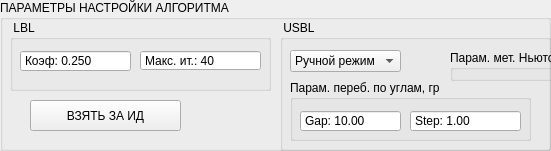
    <widget class="QGroupBox" name="groupBox_10">
     <property name="geometry">
      <rect>
       <x>10</x>
       <y>430</y>
       <width>551</width>
       <height>151</height>
      </rect>
     </property>
     <property name="title">
      <string>ПАРАМЕТРЫ НАСТРОЙКИ АЛГОРИТМА</string>
     </property>
     <widget class="QGroupBox" name="groupBox_4">
      <property name="geometry">
       <rect>
        <x>10</x>
        <y>20</y>
        <width>261</width>
        <height>71</height>
       </rect>
      </property>
      <property name="title">
       <string> LBL</string>
      </property>
      <widget class="QDoubleSpinBox" name="doubleSpinBox_18">
       <property name="geometry">
        <rect>
         <x>10</x>
         <y>30</y>
         <width>111</width>
         <height>22</height>
        </rect>
       </property>
       <property name="buttonSymbols">
        <enum>QAbstractSpinBox::NoButtons</enum>
       </property>
       <property name="prefix">
        <string>Коэф: </string>
       </property>
       <property name="suffix">
        <string/>
       </property>
       <property name="decimals">
        <number>3</number>
       </property>
       <property name="maximum">
        <double>2.000000000000000</double>
       </property>
       <property name="singleStep">
        <double>0.001000000000000</double>
       </property>
       <property name="value">
        <double>0.250000000000000</double>
       </property>
      </widget>
      <widget class="QDoubleSpinBox" name="doubleSpinBox_32">
       <property name="geometry">
        <rect>
         <x>130</x>
         <y>30</y>
         <width>121</width>
         <height>21</height>
        </rect>
       </property>
       <property name="buttonSymbols">
        <enum>QAbstractSpinBox::NoButtons</enum>
       </property>
       <property name="prefix">
        <string>Макс. ит.: </string>
       </property>
       <property name="suffix">
        <string/>
       </property>
       <property name="decimals">
        <number>0</number>
       </property>
       <property name="minimum">
        <double>0.000000000000000</double>
       </property>
       <property name="maximum">
        <double>200.000000000000000</double>
       </property>
       <property name="singleStep">
        <double>1.000000000000000</double>
       </property>
       <property name="value">
        <double>40.000000000000000</double>
       </property>
      </widget>
     </widget>
     <widget class="QGroupBox" name="groupBox_tuneUSBL">
      <property name="geometry">
       <rect>
        <x>280</x>
        <y>20</y>
        <width>271</width>
        <height>131</height>
       </rect>
      </property>
      <property name="title">
       <string> USBL</string>
      </property>
      <widget class="QComboBox" name="comboBox_9">
       <property name="geometry">
        <rect>
         <x>10</x>
         <y>30</y>
         <width>145</width>
         <height>27</height>
        </rect>
       </property>
       <property name="toolTipDuration">
        <number>-1</number>
       </property>
       <property name="currentText">
        <string>Ручной режим</string>
       </property>
       <property name="currentIndex">
        <number>0</number>
       </property>
       <property name="sizeAdjustPolicy">
        <enum>QComboBox::AdjustToContents</enum>
       </property>
       <property name="modelColumn">
        <number>0</number>
       </property>
       <item>
        <property name="text">
         <string>Ручной режим</string>
        </property>
       </item>
       <item>
        <property name="text">
         <string>Ньютон</string>
        </property>
       </item>
      </widget>
      <widget class="QGroupBox" name="groupBox_7">
       <property name="geometry">
        <rect>
         <x>10</x>
         <y>60</y>
         <width>241</width>
         <height>61</height>
        </rect>
       </property>
       <property name="title">
        <string>Парам. переб. по углам, гр</string>
       </property>
       <widget class="QDoubleSpinBox" name="doubleSpinBox_19">
        <property name="geometry">
         <rect>
          <x>120</x>
          <y>30</y>
          <width>111</width>
          <height>22</height>
         </rect>
        </property>
        <property name="buttonSymbols">
         <enum>QAbstractSpinBox::NoButtons</enum>
        </property>
        <property name="prefix">
         <string>Step: </string>
        </property>
        <property name="suffix">
         <string/>
        </property>
        <property name="decimals">
         <number>2</number>
        </property>
        <property name="maximum">
         <double>100.000000000000000</double>
        </property>
        <property name="singleStep">
         <double>1.000000000000000</double>
        </property>
        <property name="stepType">
         <enum>QAbstractSpinBox::AdaptiveDecimalStepType</enum>
        </property>
        <property name="value">
         <double>1.000000000000000</double>
        </property>
       </widget>
       <widget class="QDoubleSpinBox" name="doubleSpinBox_20">
        <property name="geometry">
         <rect>
          <x>10</x>
          <y>30</y>
          <width>101</width>
          <height>22</height>
         </rect>
        </property>
        <property name="buttonSymbols">
         <enum>QAbstractSpinBox::NoButtons</enum>
        </property>
        <property name="prefix">
         <string>Gap: </string>
        </property>
        <property name="suffix">
         <string/>
        </property>
        <property name="decimals">
         <number>2</number>
        </property>
        <property name="maximum">
         <double>1000.000000000000000</double>
        </property>
        <property name="singleStep">
         <double>1.000000000000000</double>
        </property>
        <property name="value">
         <double>10.000000000000000</double>
        </property>
       </widget>
      </widget>
      <widget class="QGroupBox" name="groupBox_9">
       <property name="geometry">
        <rect>
         <x>170</x>
         <y>30</y>
         <width>191</width>
         <height>31</height>
        </rect>
       </property>
       <property name="title">
        <string>Парам. мет. Ньютона</string>
       </property>
       <widget class="QDoubleSpinBox" name="doubleSpinBox_37">
        <property name="geometry">
         <rect>
          <x>120</x>
          <y>40</y>
          <width>121</width>
          <height>21</height>
         </rect>
        </property>
        <property name="buttonSymbols">
         <enum>QAbstractSpinBox::NoButtons</enum>
        </property>
        <property name="prefix">
         <string>Макс. ит.: </string>
        </property>
        <property name="suffix">
         <string/>
        </property>
        <property name="decimals">
         <number>0</number>
        </property>
        <property name="minimum">
         <double>0.000000000000000</double>
        </property>
        <property name="maximum">
         <double>10000.000000000000000</double>
        </property>
        <property name="singleStep">
         <double>1.000000000000000</double>
        </property>
        <property name="value">
         <double>200.000000000000000</double>
        </property>
       </widget>
       <widget class="QDoubleSpinBox" name="doubleSpinBox_22">
        <property name="geometry">
         <rect>
          <x>10</x>
          <y>40</y>
          <width>101</width>
          <height>22</height>
         </rect>
        </property>
        <property name="buttonSymbols">
         <enum>QAbstractSpinBox::NoButtons</enum>
        </property>
        <property name="prefix">
         <string>Коэф: </string>
        </property>
        <property name="suffix">
         <string/>
        </property>
        <property name="decimals">
         <number>3</number>
        </property>
        <property name="maximum">
         <double>2.000000000000000</double>
        </property>
        <property name="singleStep">
         <double>0.001000000000000</double>
        </property>
        <property name="value">
         <double>0.025000000000000</double>
        </property>
       </widget>
      </widget>
     </widget>
     <widget class="QPushButton" name="pushButton_5">
      <property name="geometry">
       <rect>
        <x>30</x>
        <y>100</y>
        <width>151</width>
        <height>31</height>
       </rect>
      </property>
      <property name="text">
       <string>ВЗЯТЬ ЗА ИД</string>
      </property>
     </widget>
    </widget>
